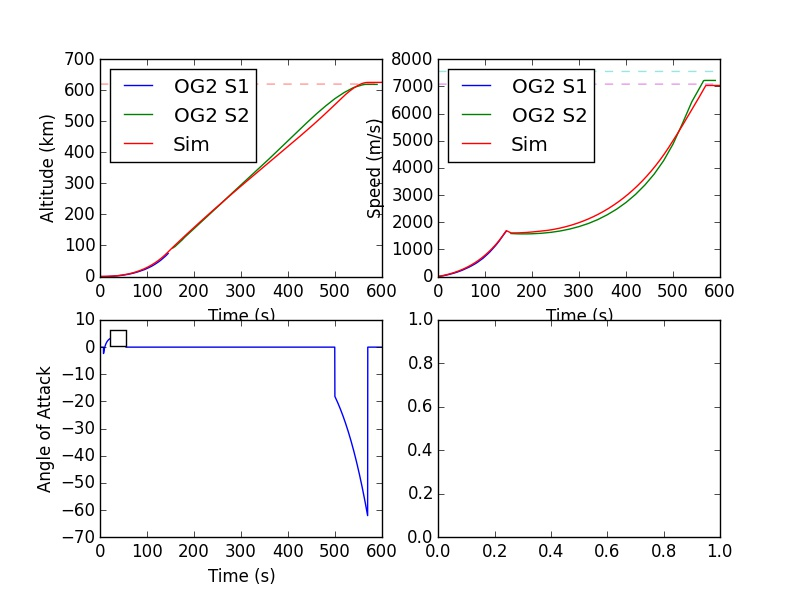

Python code for this plot:
# Simulation of Falcon 9 launch to orbit


import matplotlib.pyplot as plt
from math import cos, sin, pi, sqrt
from numpy import zeros, exp, arcsin, arctan

h = .1          # stepsize used in RK4 (sec)

air_density_sl = 1.2  # density of air (kg/m^3)
H_FOR_DRAG = 7000.   # H value used in drag model (m)
H_FOR_PRESSURE = 7000. # constant temperature model
ATMOSPHERE_HEIGHT = 90000 # 90 KM - we can ignore air drag beyond this
G = 6.672e-11   # universal gravitation constant
Re = 6372e3     # radius of earch (m)
Me = 5.976e24   # mass of earth (kg)
mu = G*Me

g_sl = 9.81


draf_coefficient = 0.3    # drag coefficient - temporary
#falcin 8 Full Thrust specs from http://spaceflight101.com/spacerockets/falcon-9-ft/
s1_inert_mass = 22200.    # Kg
s1_propellant_mass = 409500.    # kg
s1_merlin_1D_thrust_sl = 756000. # N
s1_merlin_1D_thrust_vac1 = 825000. # N 
s1_merlin_1D_specific_impulse_sl = 282.*g_sl   # m/s
s1_merlin_1D_specific_impulse_vac1 = 311.*g_sl   # m/s
s1_burn_time_end = 145  # s

s2_inert_mass = 4000.    # Kg
s2_propellant_mass = 103500.    # kg
s2_merlin_1D_thrust_vac1 = 934000. # N
s2_merlin_1D_specific_impulse_vac1 = 348.*g_sl   # m/s 
s2_burn_time_start =  155.
s2_burn_time_end = 570.

fairing_mass = 1750. # kg
payload_mass = 2200. # kg 12*176 + ~100kg

orbit_altitude = 620000
v_terminal = sqrt(G*Me/ (Re+orbit_altitude))

inert_mass = s1_inert_mass +  s2_inert_mass + fairing_mass + payload_mass   # Kg
propellant_mass = s1_propellant_mass    # kg
mass = inert_mass + s1_propellant_mass + s2_propellant_mass
thrust_sl = 9.*s1_merlin_1D_thrust_sl # N,

PITCH_KICK_ANGLE = 3. #degrees from vertical
stage_separation = False
fairing_separation = False
lift_off = False

diameter = 3.66
ref_area = diameter**2 * pi / 4.   #  reference cross section area - used for drag (m^2)
s1_m1D_flow_rate = s1_merlin_1D_thrust_sl/s1_merlin_1D_specific_impulse_sl
s2_m1D_flow_rate = s2_merlin_1D_thrust_vac1/s2_merlin_1D_specific_impulse_vac1

flow_rate = 0.
isp = 0.
thrust_total = 0.

omega = 2.0*pi/(23.*3600+56*50+4)  # Earth's angular velocity

second_stage_cut_off = 0.


x0,y0,v0 = 0., Re, 0.     # initial altitude (m), Initial speed (m/s)

POS_X = 0
POS_Y = 1
POS_VX = 2
POS_VY = 3
NUM_VARS = 4
TMP_POS_A_DRAG = 4
TMP_POS_A = 5
TMP_POS_MASS = 6
TMP_POS_THRUST = 7
TMP_POS_FLOW_RATE = 8
TMP_POS_THRUST_ANGLE = 9
TMP_POS_ISP = 10
TMP_POS_TWR = 11
TMP_POS_Q = 12
TMP_POS_ANGLE_OF_ATTACK = 13

ENABLE_DRAG = True

max_drag_acceleration = 0. # in g
max_acceleration = 0. # in g
max_altitude = 0.
down_range = 0.
terminal_speed = 0.
curr_acceleration = 0.
curr_drag_acceleration = 0.
current_thrust = 0.
current_thrust_angle = 0.
current_flow_rate = 0.
current_dynamic_pressure = 0.
current_angle_of_attack = 0.

engines_on = True

periapsis_radius = 0.
apoapsis_radius = 0.
semimajor_axis = 0.
eccentricity = 0.

#time,speed, altitude, range
actual_stage1_trajectory = [
    [0,0,0,0],
    [5,42,0,],
    [10,98,.1,0],
    [15,162,.3,0],
    [20,228,.6,0],
    [25,304,1,0],
    [30,388,1.5,0],
    [35,477,2,0],
    [40,576,2.8,0],
    [45,686,3.6,0],
    [50,803,4.6,0],
    [55,939,5.9,0],
    [60,1082,7.3,0],
    [65,1221,8.7,0],
    [70,1382,10.5,0],
    [75,1555,12.5,0],   # max Q at 73 sec at 431m/s speed and 12.5km altitude
    [80,1734,14.7,0],
    [85,1943,17.2,2.5],   #
    [90,2175,19.9,0],
    [95,2396,22.5,0],
    [100,2678,25.9,0],
    [105,2959,29.4,0],
    [110,3260,33.2,0],
    [115,3602,37.7,0],
    [120,3949,42.5,11],
    [125,4317,47.6,0],
    [130,4720,53.4,0],
    [135,5168,59.9,0],
    [140,5603,66.5,0],
    [145,6012,74.2,0],  # MECO
]

actual_stage2_trajectory = [
    [155,5700,91.8,0],
    [160,5684,96.9,0],
    [165,5668,104,0],
    [170,5657,111,0], #fairing separation
    [175,5651,118,0],
    [180,5649,126,0],
    [190,5652,140,0],
    [200,5667,154,0],
    [220,5734,182,0],
    [240,5856,210,0],
    [260,6039,238,0],
    [280,6291,267,0],
    [300,6623,295,0],
    [320,7035,323,0],
    [340,7553,351,0],
    [360,8187,379,157], # 157km?
    [380,8930,408,0],
    [400,9820,437,0],
    [420,10875,466,0],
    [440,12123,495,0],  #couldn't get downrange
    [460,13589,523,0],
    [480,15360,549,0],
    [500,17560,573,0],
    [520,20281,593,0],
    [540,23164,609,0],
    [560,25376,618,0],
    [561,25505,618,0],
    [562,25596,618,0],
    [563,25701,619,0],
    [564,25848,619,0],
    [565,25945,619,0],
    [566,25974,619,0],
    [567,25988,619,0],
    [570,25991,619,0],
    [571,25992,619,0], 
    [572,25992,619,0],
    [573,25992,619,0],
    [574,25991,619,0],
    [580,25991,619,0],
    [590,25990,619,0],  # SECO
]

range_values = [
    [0,0,0,0],
    [85,1943,17.2,2.5],
    [120,3949,42.5,11],
    [360,8187,379,157],
]


#press kit - http://www.spacex.com/sites/spacex/files/spacex_orbcomm_press_kit_final2.pdf



def compute_orbit(x, y, vx, vy):
  r = sqrt(x**2+y**2)
  v = sqrt(vx**2+vy**2)  
  E0 = 0.5*v**2 - mu/r
  H0 = sqrt((r*v)**2-(x*vx+y*vy)**2)
  if E0 == 0:
    rpe = H0**2/(2*mu)
    rap = None
    sma = None
    ecc = 1.0
  else:
    rpe = (sqrt(mu**2+2*E0*H0**2)-mu)/(2*E0)
    rap = (sqrt(mu**2+2*E0*H0**2)+mu)/(-2*E0)
    sma = -mu/(2*E0)
    ecc = sqrt(1+(2*E0*H0**2)/mu**2)
  return (rpe, rap, sma, ecc)
  
def get_rocket_acceleration(x,y,t, vx, vy):
    a_rocket = [0., 0.]

    global flow_rate, thrust_total
    flow_rate = 0.
    thrust_total = 0.
    throttle = 1.
        
    global propellant_mass    
    if propellant_mass <= 0:
        return [0., 0.]

    global h, mass
    
    
            
    global s2_burn_time_start, s2_burn_time_end, s1_burn_time_end, second_stage_cut_off
    global engines_on
    
    thrust_total = 0.
    thrust_angle = 0.
    flow_rate = 0. 
    engines_on = False
    
    
    r = sqrt(x**2 + y**2)
    g = G*Me/r**2
    altitude = r - Re
    global isp, stage_separation
    if stage_separation == True:
        isp = s2_merlin_1D_specific_impulse_vac1
    else:    
        isp = (s1_merlin_1D_specific_impulse_sl - s1_merlin_1D_specific_impulse_vac1)*exp(-altitude/H_FOR_PRESSURE) + s1_merlin_1D_specific_impulse_vac1
    

    vy_surf = vy - omega*(-x)
    vx_surf = vx - omega*y
    velocity_vector_angle = (180./pi)*arctan(vy_surf/ (vx_surf+0.00001))
    
            
    if t >= 0 and t < s1_burn_time_end and propellant_mass > h*9.*s1_m1D_flow_rate:
        
        
        
        if t <= 7.5:
            thrust_angle = 90.
            
        elif t<= 55:
            global PITCH_KICK_ANGLE
            PITCH_KICK_ANGLE = 2.41
            #thrust_angle = (180./pi)*arctan(vy_surf/vx_surf) - PITCH_KICK_ANGLE*exp((t-7.5)/110.)
            thrust_angle = 90 - PITCH_KICK_ANGLE*exp((t-7.5)/110.)
            
        elif t > 55:
            thrust_angle = (180./pi)*arctan(vy_surf/vx_surf)
        
        engines_on = True
        
        flow_rate = 9.*s1_m1D_flow_rate
        
        thrust_total = flow_rate*isp
        
        throttle = 1 - .26*exp((t-145)/300)
        flow_rate = flow_rate*throttle
        thrust_total = flow_rate*isp
        #print 'PITCH_KICK_ANGLE diff', (180./pi)*arctan(vy_surf/ (vx_surf+0.00001)) - thrust_angle        
            
    elif t >= s2_burn_time_start and t < s2_burn_time_end and propellant_mass > h*1.*s2_m1D_flow_rate:
        engines_on = True
  
        second_stage_cut_off = t

        steer_angle = 0.
        if t > 500:
            steer_angle = 45.
            
        thrust_angle = velocity_vector_angle - steer_angle*((t-250)/(550 - 250))**5
        if t > 550:
            throttle = 0.68
        elif t> 200:
            throttle = 1. - .253* ((t-200)/(550 - 200))**6  - 0.1375*exp( (t-550)/425. )  


        flow_rate = throttle*1.*s2_m1D_flow_rate
        thrust_total = flow_rate*isp        
        
    
    global current_thrust, current_thrust_angle, current_flow_rate, current_angle_of_attack
    current_thrust = thrust_total
    current_flow_rate = flow_rate
    current_thrust_angle = thrust_angle
    current_angle_of_attack = thrust_angle -  velocity_vector_angle
    if current_angle_of_attack > 90. or current_angle_of_attack < -90:
        current_angle_of_attack = 0.
    
    if engines_on == False:
        current_flow_rate = 0.
        current_thrust = 0.
        current_thrust_angle = 0.   
        current_angle_of_attack = 0.
    
    #print 't, thrust_angle', t, thrust_angle

    a_rocket_total = thrust_total/mass
        

    a_rocket = [a_rocket_total*cos(pi*thrust_angle/180.), a_rocket_total*sin(pi*thrust_angle/180.)]  
   
        
    return a_rocket
        
def get_drag_acceleration(vx, vy, x, y):
    if not ENABLE_DRAG:
        return [0., 0.]
    
    r = sqrt(x*x+y*y)
    h = r - Re
    if h < 0:
        return [0., 0.] 
        
    if h > ATMOSPHERE_HEIGHT:
        return [0., 0.]
        
    v_air = omega*r     # velocity of air
    vx_air = v_air*(y/r)
    vy_air = v_air*(-x/r)
    vx1 = vx - vx_air
    vy1 = vy - vy_air
    
        
    v = sqrt(vx1**2 + vy1**2)

    if v == 0:
        return [0., 0.]
    
    air_density = air_density_sl * exp ( - h / H_FOR_DRAG)
    
    global current_dynamic_pressure
    vy_surf = vy - omega*(-x)
    vx_surf = vx - omega*y
    v_surf = sqrt(vx_surf**2 + vy_surf**2)
    current_dynamic_pressure = 0.5*air_density*v_surf**2
    
    f_drag = (1./2) * air_density * draf_coefficient * ref_area * v**2    
    a_drag = f_drag/mass
    
    g_sl = G*Me/Re**2
    
    global max_drag_acceleration
    if a_drag > max_drag_acceleration*g_sl:
        max_drag_acceleration = a_drag / g_sl
        
    global curr_drag_acceleration 
    curr_drag_acceleration = a_drag / g_sl
        
    return [-a_drag*vx1/v, -a_drag*vy1/v]
   
def get_gravity_acceleration(x,y):
    
    r = sqrt(x*x+y*y)
    
    if r == 0:
        return [0., 0.]
    
    g = G*Me/r**2

    return [-g*x/r, -g*y/r]    
    
def get_acceleration(x, y, vx, vy, t):
    
    g_sl = G*Me/Re**2
    
    r = sqrt(x**2 + y**2)
    g = G*Me/r**2
    
    a_drag = get_drag_acceleration(vx, vy, x, y)
    a_gravity = get_gravity_acceleration(x,y)
    a_rocket = get_rocket_acceleration(x,y,t,vx, vy)
    
    a = [a_drag[0]+a_gravity[0]+a_rocket[0], a_drag[1]+a_gravity[1]+a_rocket[1]]
    
    a_magnitude = sqrt(a[0]**2 + a[1]**2)
    global max_acceleration
    if a_magnitude > max_acceleration*g:
        max_acceleration = a_magnitude  / g
        
    global curr_acceleration 
    curr_acceleration = a_magnitude / g 

    return a

#Derivative function   
def f(t,x0):

    ax,ay = get_acceleration(x0[POS_X], x0[POS_Y], x0[POS_VX], x0[POS_VY] , t)
    
    res = zeros(NUM_VARS)
    res[POS_X] = x0[POS_VX]
    res[POS_Y] = x0[POS_VY]
    res[POS_VX] = ax
    res[POS_VY] = ay
        
    return res
    
# 4th order Runge-Kutta
def RK4(t,x0):
    xtemp = zeros(NUM_VARS)
        
    k0 = f(t,x0)
    for i in range(NUM_VARS):
        xtemp[i] = x0[i] + k0[i]*(h/2.)        
    
    k1 = f(t+h/2., xtemp)
    for i in range(NUM_VARS):
        xtemp[i] = x0[i] + k1[i]*(h/2.)
        
    k2 = f(t+h/2., xtemp)
    for i in range(NUM_VARS):
        xtemp[i] = x0[i] + k2[i]*h
        
    k3 = f(t+h, xtemp)
    for i in range(NUM_VARS):
        x0[i] = x0[i] + (h/6.) * (k0[i] + 2 * k1[i] + 2 * k2[i] + k3[i])
    
    return x0
   
def get_trajectory(x0, y0, v0):

    args0 = zeros(NUM_VARS)
    args0[POS_X] = x0
    args0[POS_Y] = y0
    args0[POS_VX] = omega*Re
    args0[POS_VY] = 0.
    
    
    trajectory = []
    t = 0.          # sec
    
    global curr_drag_acceleration
    global curr_acceleration
    
    while sqrt(args0[POS_X]**2 + args0[POS_Y]**2) >= Re and t < 600 : 
        
        global stage_separation, inert_mass, propellant_mass, mass, lift_off
        global s1_burn_time_end, s2_burn_time_start, s2_burn_time_end
        global s1_propellant_mass, s2_propellant_mass
        
        if lift_off == False:
            lift_off = True
            inert_mass = s1_inert_mass + s2_inert_mass + fairing_mass + payload_mass   # Kg
            propellant_mass = s1_propellant_mass    # kg
            mass = inert_mass + s1_propellant_mass + s2_propellant_mass
            
        if t >= s2_burn_time_start and stage_separation == False:    
            stage_separation = True
            inert_mass = s2_inert_mass + payload_mass   # Kg
            propellant_mass = s2_propellant_mass    # kg
            mass = inert_mass + s2_propellant_mass
            
        #print propellant_mass
            
        tmp_args = list(args0)
        tmp_args.append(curr_drag_acceleration)            
        tmp_args.append(curr_acceleration)
        tmp_args.append(propellant_mass)
        tmp_args.append(current_thrust)
        tmp_args.append(current_flow_rate)
        tmp_args.append(current_thrust_angle)
        tmp_args.append(isp)
        tmp_args.append(thrust_total/(mass*g_sl))
        tmp_args.append(current_dynamic_pressure)
        tmp_args.append(current_angle_of_attack)
        trajectory.append( (t, tmp_args) )     
        
        
        global max_altitude
        altitude = sqrt((args0[POS_X])**2 + (args0[POS_Y])**2) - Re
        if altitude > max_altitude:
            max_altitude = altitude

        global down_range
        #get arc distance
        tmp_range = tmp_args[POS_X]*cos(omega*t) - tmp_args[POS_Y]*sin(omega*t) 
        #tmp_range = 2*Re*arcsin((sqrt((args0[POS_X]-x0)**2 + (args0[POS_Y]-y0)**2))/(2*Re))
        #tmp_range = Re*arccos( 1. - 1./2*((args0[POS_X]-x0)/Re)**2 - 1./2*((args0[POS_Y]-y0)/Re)**2 )
        #tmp_range = args0[POS_X]
        if tmp_range > down_range:
            down_range = tmp_range
        
        if propellant_mass > h*flow_rate and engines_on == True:
            propellant_mass = propellant_mass - flow_rate*h
            if t < s1_burn_time_end:
                s1_propellant_mass = s1_propellant_mass - flow_rate*h
            else:
                s2_propellant_mass = s2_propellant_mass - flow_rate*h
        
        if propellant_mass <=  0:
            mass = inert_mass 
        else:
            mass = inert_mass + propellant_mass
        
        global periapsis_radius, apoapsis_radius, semimajor_axis, s2_burn_time_end, eccentricity
        if semimajor_axis == 0 and t > s2_burn_time_end:
            print 'altitude:', altitude
            periapsis_radius, apoapsis_radius, semimajor_axis,eccentricity = compute_orbit(args0[POS_X], args0[POS_Y], args0[POS_VX], args0[POS_VY])
            print 'periapsis_radius:', periapsis_radius - Re, 'apoapsis_radius:', apoapsis_radius - Re, 'semimajor_axis', semimajor_axis, 'eccentricity:', eccentricity
            
        t = t + h
        
        
        args0 = RK4(t,args0)
        
    return trajectory

fig1, ((ax1,ax5),(ax4, ax7), (ax2, ax6), (ax3, ax8)) = plt.subplots(4, 2)
ax1_handles = []
ax2_handles = []
ax3_handles = []
ax4_handles = []
ax5_handles = []
ax6_handles = []
ax7_handles = []
ax8_handles = []

max_drag_acceleration = 0. # in g
max_acceleration = 0.
max_altitude = 0.
down_range = 0.
terminal_speed = 0.
curr_acceleration = 0.
curr_drag_acceleration = 0.
current_thrust_angle = 0.

ENABLE_DRAG = True
trajectory = get_trajectory(x0, y0, v0) 
tmp_plot_1, = ax1.plot([x0i[POS_X]/1000. for ti,x0i in trajectory], [x0i[POS_Y]/1000. for ti,x0i in trajectory], color='r', label='Trajectory')
#tmp_plot_1, = ax1.plot([ (x0i[POS_X]*cos(omega*ti) - x0i[POS_Y]*sin(omega*ti))/1000. for ti,x0i in trajectory ], [ (sqrt(x0i[POS_X]**2 + x0i[POS_Y]**2) - Re)/1000.  for ti,x0i in trajectory ], color='r', label='Trajectory')
tmp_plot_2x, = ax2.plot([ti/60. for ti,x0i in trajectory], [abs(x0i[POS_VX])/1000. for ti,x0i in trajectory], ls='dashed', alpha=0.4, label='Vx')
tmp_plot_2y, = ax2.plot([ti/60. for ti,x0i in trajectory], [abs(x0i[POS_VY])/1000. for ti,x0i in trajectory],  ls='dashed', alpha=0.4,label='Vy')
tmp_plot_2, = ax2.plot([ti/60. for ti,x0i in trajectory], [sqrt(x0i[POS_VX]**2 + x0i[POS_VY]**2)/1000. for ti,x0i in trajectory], label='V')
tmp_plot_3, = ax3.plot([ti/60. for ti,x0i in trajectory if ti], [x0i[TMP_POS_A] for ti,x0i in trajectory  if ti ], label='max ' + str(round(max_acceleration,1)) + 'g')
tmp_plot_4, = ax4.plot([ti/60. for ti,x0i in trajectory], [(sqrt(x0i[POS_X]**2 + x0i[POS_Y]**2) - Re)/1000. for ti,x0i in trajectory])
tmp_plot_5, = ax5.plot([ti/60. for ti,x0i in trajectory if ti < 600], [x0i[TMP_POS_TWR] for ti,x0i in trajectory if ti < 600])
tmp_plot_6, = ax6.plot([ti/60. for ti,x0i in trajectory if ti < 600], [x0i[TMP_POS_THRUST_ANGLE] for ti,x0i in trajectory if ti < 600])
#tmp_plot_7, = ax7.plot([ti/60. for ti,x0i in trajectory if ti < 450], [int(round(x0i[TMP_POS_ISP]/g_sl)) for ti,x0i in trajectory if ti < 450], label='isp_sl=282, isp_vac=311')
tmp_plot_7, = ax7.plot([ti/60. for ti,x0i in trajectory if ti < 600], [x0i[TMP_POS_Q] for ti,x0i in trajectory if ti < 600])
tmp_plot_8, = ax8.plot([ti/60. for ti,x0i in trajectory if ti < 600], [x0i[TMP_POS_A_DRAG] for ti,x0i in trajectory if ti < 600])
ax1_handles.append(tmp_plot_1)
ax2_handles.append(tmp_plot_2)
ax2_handles.append(tmp_plot_2x)
ax2_handles.append(tmp_plot_2y)
ax3_handles.append(tmp_plot_3)
ax4_handles.append(tmp_plot_4)
ax5_handles.append(tmp_plot_5)
ax6_handles.append(tmp_plot_6)
ax7_handles.append(tmp_plot_7)

earth = ax1.add_artist(plt.Circle((0,0),Re/1000.0,color="b",fill=False,label='Earth'))
ax1.add_artist(plt.Circle((0,0),(Re+ATMOSPHERE_HEIGHT)/1000.0,color="r", ls='dashed', fill=False, alpha=0.4))
#ax1.add_artist(plt.Circle((0,0),(Re/1.0e3+25),color="b",alpha=0.1))
#ax1.add_artist(plt.Circle((0,0),(Re/1.0e3+50),color="b",alpha=0.05))
#ax1.add_artist(plt.Circle((0,0),(Re/1.0e3+90),color="b",alpha=0.04))

  
ax1_handles.append(earth)
ax1.set_xlabel('X (Km)')
ax1.set_ylabel('Y (Km)')
ax2.set_xlabel('Time (min)')
ax2.set_ylabel('Speed Km/s)')
ax3.set_xlabel('Time (min)')
ax3.set_ylabel('Acceleration (g)')
ax4.set_xlabel('Time (min)')
ax4.set_ylabel('Altitude (Km)')
ax5.set_xlabel('Time (min)')
ax5.set_ylabel('Thrust-to-weight ratio')
ax6.set_xlabel('Time (min)')
ax6.set_ylabel('Thrust Angle')
ax7.set_xlabel('Time (min)')
#ax7.set_ylabel('ISP (sec)')
ax7.set_ylabel('Q')
ax8.set_xlabel('Time (min)')
ax8.set_ylabel('Drag A')
ax1.legend(handles=ax1_handles, loc='center')
ax2.legend(handles=ax2_handles, loc='lower right')
ax3.legend(handles=ax3_handles, loc='upper right')
ax5.legend(handles=ax5_handles, loc='upper right')
ax6.legend(handles=ax6_handles, loc='upper right')
ax7.legend(handles=ax7_handles, loc='upper right')
plt.show()


print 'max_drag_acceleration:', round(max_drag_acceleration,1), 'g, max_acceleration:', round(max_acceleration,1), 'g, max_altitude:', round(max_altitude/1000.), 'km, down_range:', round(down_range/1000.), 'km'
print 'second_stage_cut_off:', second_stage_cut_off, 'propellant_left s1/s2:', s1_propellant_mass, s2_propellant_mass

fig1, ((ax1,ax2), (ax3,ax4)) = plt.subplots(2, 2)

trajectory_s1, = ax1.plot([i[0] for i in actual_stage1_trajectory], [i[2] for i in actual_stage1_trajectory], label='OG2 S1')
trajectory_s2, = ax1.plot([i[0] for i in actual_stage2_trajectory], [i[2] for i in actual_stage2_trajectory], label='OG2 S2')
trajectory_d, = ax1.plot([ ti for ti,x0i in trajectory], [ (sqrt(x0i[POS_X]**2 + x0i[POS_Y]**2) - Re)/1000. for ti,x0i in trajectory], color='r', label='Sim')
tmp_plot_oa, = ax1.plot([ti for ti,x0i in trajectory], [orbit_altitude/1000. for ti,x0i in trajectory], ls='dashed', alpha=0.4, label='')
#trajectory_s2, = ax1.plot([ ti for ti,x0i in trajectory if ti < 450], [ (x0i[POS_Y]-Re)/1000. for ti,x0i in trajectory if ti < 450], color='r', label='Trajectory')
ax1.set_xlabel('Time (s)')
ax1.set_ylabel('Altitude (km)')
ax1.legend(handles=[trajectory_s1, trajectory_s2, trajectory_d, tmp_plot_oa], loc='upper left')


trajectory_v1, = ax2.plot([i[0] for i in actual_stage1_trajectory], [i[1]*5./18 for i in actual_stage1_trajectory], label='OG2 S1')
trajectory_v2, = ax2.plot([i[0] for i in actual_stage2_trajectory], [i[1]*5./18 for i in actual_stage2_trajectory], label='OG2 S2')
tmp_plot_2, = ax2.plot([ti for ti,x0i in trajectory], [sqrt( (x0i[POS_VX] - omega*x0i[POS_Y])**2 + (x0i[POS_VY] + omega*x0i[POS_X])**2) for ti,x0i in trajectory], label='Sim')
tmp_plot_vt, = ax2.plot([ti for ti,x0i in trajectory], [v_terminal for ti,x0i in trajectory], ls='dashed', alpha=0.4)
tmp_plot_vt_s, = ax2.plot([ti for ti,x0i in trajectory], [v_terminal - omega*Re for ti,x0i in trajectory], ls='dashed', alpha=0.4)
ax2.set_xlabel('Time (s)')
ax2.set_ylabel('Speed (m/s)')
ax2.legend(handles=[trajectory_v1, trajectory_v2, tmp_plot_2, tmp_plot_vt, tmp_plot_vt_s ], loc='upper left')


aoa, = ax3.plot([ti for ti,x0i in trajectory], [x0i[TMP_POS_ANGLE_OF_ATTACK] for ti,x0i in trajectory], label='')
ax3.set_xlabel('Time (s)')
ax3.set_ylabel('Angle of Attack')
ax3.legend(handles=[aoa ], loc='upper left')
plt.show()
